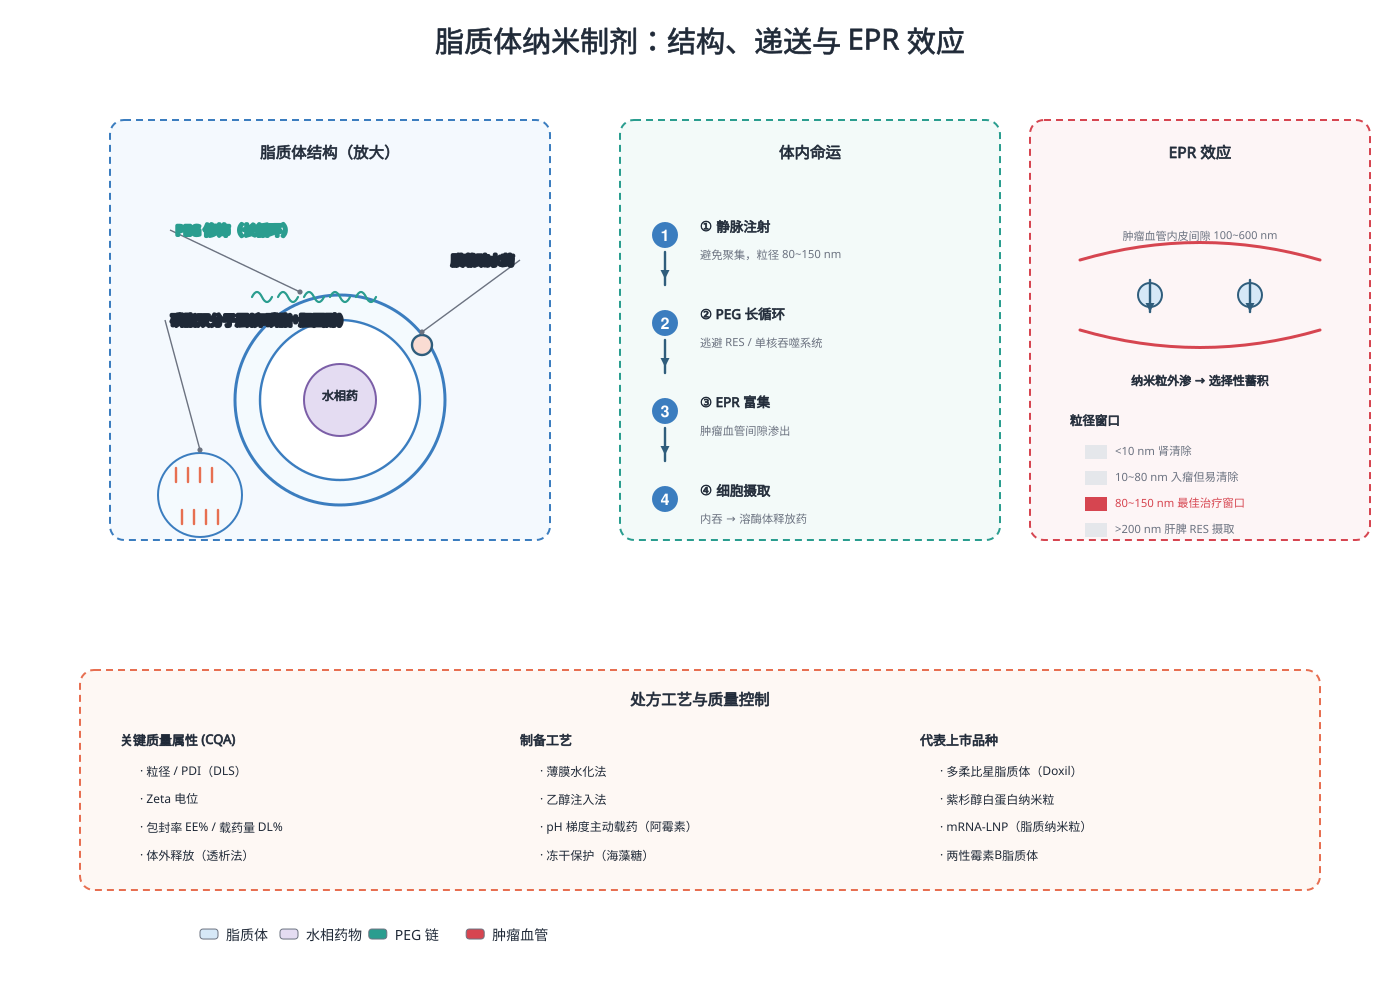

Here is the Python script that generated this plot:
# -*- coding: utf-8 -*-
"""药物制剂：脂质体纳米给药系统与 EPR 效应（中心锚点版）"""
import os, sys
sys.path.insert(0, r"C:\Users\Administrator\.workbuddy\skills\medical-illustration\scripts")
from bio_graphics import Canvas, C, leader_label

OUT = os.path.expanduser("~/.workbuddy/skills/medical-illustration/assets/examples/disciplines")
os.makedirs(OUT, exist_ok=True)

c = Canvas(1400, 1000)
c.title("脂质体纳米制剂：结构、递送与 EPR 效应", size=29)

# ---------- 左：脂质体结构 ----------
c.add("group_box", 330, 330, w=440, h=420, label=None, color=C["blue"], fill="#F4F9FE")
c.text(330, 158, "脂质体结构（放大）", size=15.5, bold=True)
LX, LY = 340, 400
c.circle(LX, LY, 105, fill="#F4FAFE", stroke=C["blue"], width=3.0)
c.circle(LX, LY, 80, fill="#FFFFFF", stroke=C["blue"], width=2.4)
c.circle(LX, LY, 36, fill=C["purple_l"], stroke=C["purple"], width=2.0)
c.text(LX, LY, "水相药", size=12, bold=True)
for i in range(5):
    x = LX - 88 + i * 26
    c.path(f"M {x} {LY-103} q 5 -10 10 0 q 5 10 10 0", stroke=C["teal"], width=2.2)
c.raw(leader_label(LX - 40, LY - 108, 170, 230, "PEG 修饰（长循环）", size=13, bold=True, color=C["teal"]))
c.circle(LX - 140, LY + 95, 42, fill="#F4FAFE", stroke=C["blue"], width=2.0)
for i in range(4):
    c.line(LX - 164 + i * 12, LY + 68, LX - 164 + i * 12, LY + 82, color=C["orange"], width=2.4)
    c.line(LX - 158 + i * 12, LY + 110, LX - 158 + i * 12, LY + 124, color=C["orange"], width=2.4)
c.raw(leader_label(LX - 140, LY + 50, 165, 320, "磷脂双分子层\n(卵磷脂+胆固醇)", size=13, bold=True))
c.add("protein_blob", LX + 82, LY - 55, r=10, shape="circle", fill=C["orange_l"], label=None)
c.raw(leader_label(LX + 82, LY - 68, 520, 260, "膜载疏水药", size=12.5, bold=True))

# ---------- 中：体内命运 ----------
c.add("group_box", 810, 330, w=380, h=420, label=None, color=C["teal"], fill="#F3FAF9")
c.text(810, 158, "体内命运", size=15.5, bold=True)
journey = [("静脉注射", "避免聚集，粒径 80~150 nm"),
           ("PEG 长循环", "逃避 RES / 单核吞噬系统"),
           ("EPR 富集", "肿瘤血管间隙渗出"),
           ("细胞摄取", "内吞 → 溶酶体释放药")]
for i, (t, s) in enumerate(journey):
    c.add("step_badge", 665, 235 + i * 88, n=i + 1, r=13)
    c.text(700, 231 + i * 88, "①②③④"[i] + " " + t, size=13.5, bold=True, anchor="start")
    c.text(700, 259 + i * 88, s, size=11.3, fill=C["gray"], anchor="start")
    if i < 3:
        c.arrow(665, 252 + i * 88, 665, 285 + i * 88, kind="activation")

# ---------- 右：EPR 与粒径窗口 ----------
c.add("group_box", 1200, 330, w=340, h=420, label=None, color=C["red"], fill="#FDF5F6")
c.text(1200, 158, "EPR 效应", size=15.5, bold=True)
c.path("M 1080 260 Q 1200 225 1320 260", stroke=C["red"], width=3.0)
c.path("M 1080 330 Q 1200 365 1320 330", stroke=C["red"], width=3.0)
c.text(1200, 240, "肿瘤血管内皮间隙 100~600 nm", size=11, fill=C["gray"])
for gx in (1150, 1250):
    c.add("vesicle", gx, 295, r=12, fill=C["blue_l"])
    c.arrow(gx, 280, gx, 312, kind="translocation")
c.text(1200, 385, "纳米粒外渗 → 选择性蓄积", size=12, bold=True)
c.text(1070, 425, "粒径窗口", size=12.5, bold=True, anchor="start")
for i, (rng, lab, hot) in enumerate([("<10 nm", "肾清除", False),
                                      ("10~80 nm", "入瘤但易清除", False),
                                      ("80~150 nm", "最佳治疗窗口", True),
                                      (">200 nm", "肝脾 RES 摄取", False)]):
    yy = 455 + i * 26
    c.rect(1085, yy - 10, 22, 14, fill=C["red"] if hot else C["gray_l"])
    c.text(1115, yy, f"{rng}  {lab}", size=11.3, anchor="start",
           fill=C["red"] if hot else C["gray"])

# ---------- 底：处方与质控 ----------
c.add("group_box", 700, 780, w=1240, h=220, label=None, color=C["orange"], fill="#FEF8F4")
c.text(700, 705, "处方工艺与质量控制", size=15.5, bold=True)
c.text(120, 745, "关键质量属性 (CQA)", size=13, bold=True, anchor="start")
for i, t in enumerate(["粒径 / PDI（DLS）", "Zeta 电位", "包封率 EE% / 载药量 DL%", "体外释放（透析法）"]):
    c.text(140, 775 + i * 28, "· " + t, size=12, anchor="start")
c.text(520, 745, "制备工艺", size=13, bold=True, anchor="start")
for i, t in enumerate(["薄膜水化法", "乙醇注入法", "pH 梯度主动载药（阿霉素）", "冻干保护（海藻糖）"]):
    c.text(540, 775 + i * 28, "· " + t, size=12, anchor="start")
c.text(920, 745, "代表上市品种", size=13, bold=True, anchor="start")
for i, t in enumerate(["多柔比星脂质体（Doxil）", "紫杉醇白蛋白纳米粒", "mRNA-LNP（脂质纳米粒）", "两性霉素B脂质体"]):
    c.text(940, 775 + i * 28, "· " + t, size=12, anchor="start")

c.add("legend_row", 200, 940, items=[(C["blue_l"], "脂质体"), (C["purple_l"], "水相药物"),
                                     (C["teal"], "PEG 链"), (C["red"], "肿瘤血管")], size=14)

c.save(os.path.join(OUT, "liposome_nanomedicine.svg"))
c.export(os.path.join(OUT, "liposome_nanomedicine"), formats=("png",), dpi=300)
print("liposome done")
